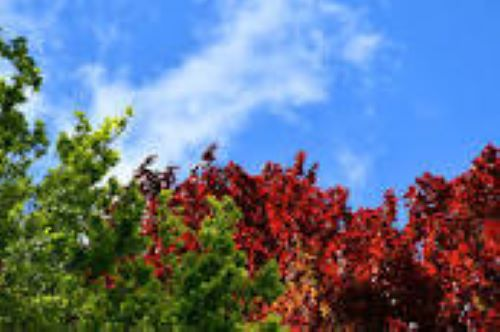
#> input picture practice/nature.jpg, 500 x 332 px
$ python channels.py
#> lines starting #> are read from the running program, lines starting #| are printed output that depends on the picture
import cv2 as cv
import numpy as np

img = cv.imread('nature.jpg')
#> img is the input picture: shape (332, 500, 3); mean B, G, R 137.6, 115.3, 100.6
blank = np.zeros(img.shape[:2],dtype='uint8')
# split color channels
b,g,r=cv.split(img)
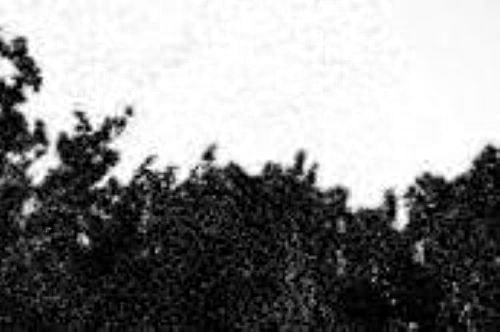
#> b: shape (332, 500); min 0, max 255, mean 137.6
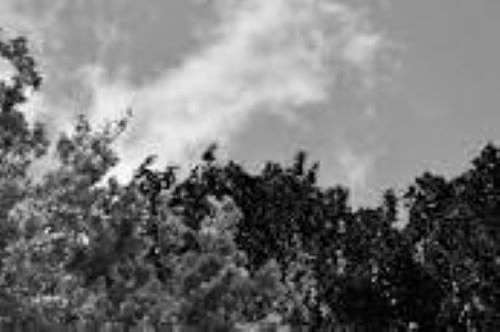
#> g: shape (332, 500); min 0, max 255, mean 115.3
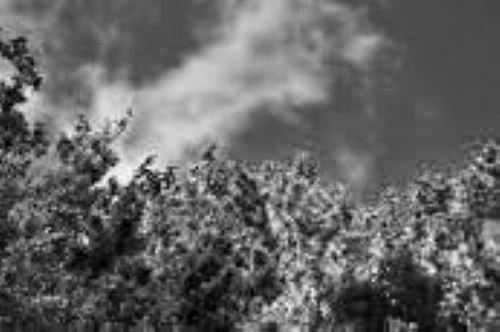
#> r: shape (332, 500); min 0, max 249, mean 100.6

blue = cv.merge([b,blank,blank])
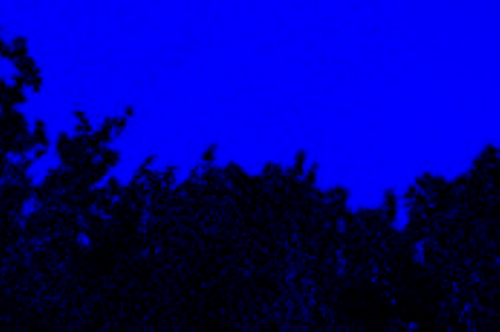
#> blue: shape (332, 500, 3); mean of channels 0, 1, 2 137.6, 0, 0; drawn as B, G, R
green = cv.merge([blank,g,blank])
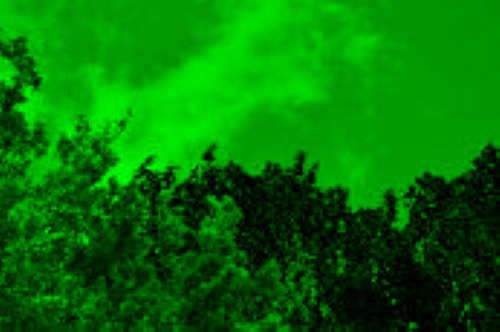
#> green: shape (332, 500, 3); mean of channels 0, 1, 2 0, 115.3, 0; drawn as B, G, R
red = cv.merge([blank,blank,r])
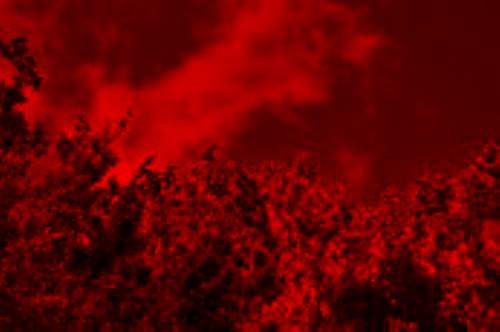
#> red: shape (332, 500, 3); mean of channels 0, 1, 2 0, 0, 100.6; drawn as B, G, R

cv.imshow('Blue',blue)
cv.imshow('Green',green)
cv.imshow('Red',red)

print(img.shape)
#| (332, 500, 3)
print(b.shape)
#| (332, 500)
print(g.shape)
#| (332, 500)
print(r.shape)
#| (332, 500)

# merge color channels
merged=cv.merge([b,g,r])
cv.imshow('Merged',merged)

cv.waitKey(0)

$ run again, with practice/cat.jpg copied over practice/nature.jpg
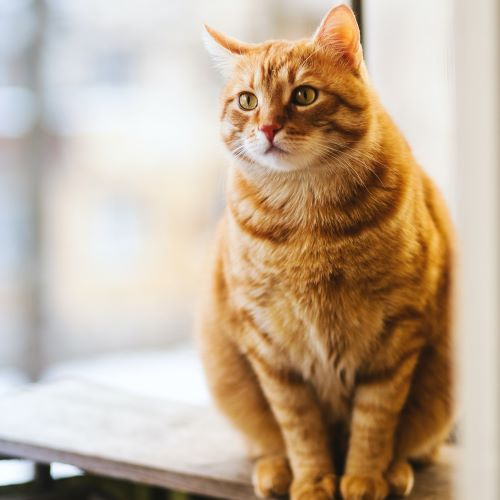
#> input picture practice/cat.jpg, 500 x 500 px
#> img is the input picture: shape (500, 500, 3); mean B, G, R 151.1, 173.1, 193.6
#> `green = cv.merge([blank,g,blank])`:
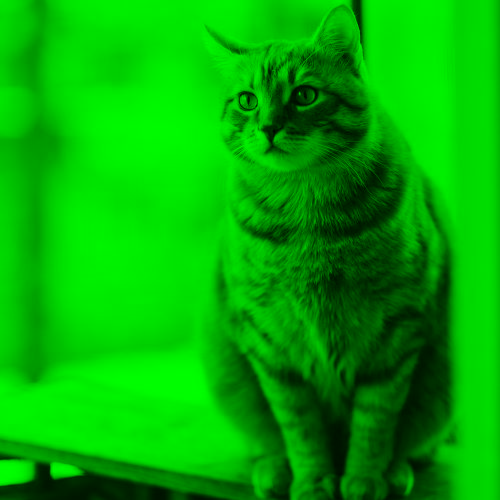
#> green: shape (500, 500, 3); mean of channels 0, 1, 2 0, 173.1, 0; drawn as B, G, R
#> `red = cv.merge([blank,blank,r])`:
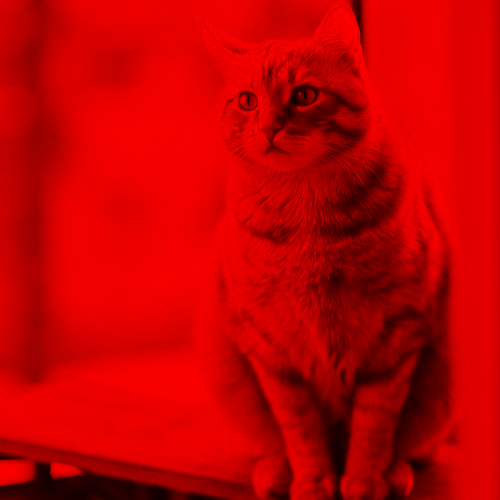
#> red: shape (500, 500, 3); mean of channels 0, 1, 2 0, 0, 193.6; drawn as B, G, R
#| (500, 500, 3)
#| (500, 500)
#| (500, 500)
#| (500, 500)

$ run again, with practice/face.jpg copied over practice/nature.jpg
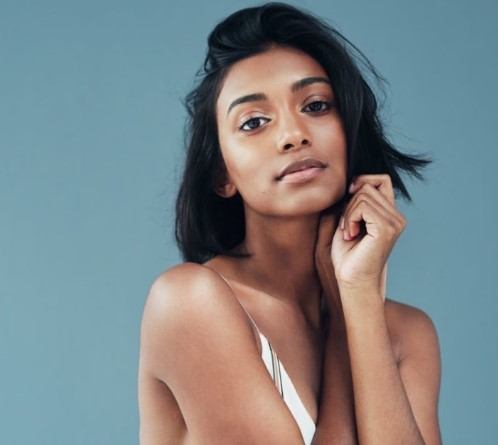
#> input picture practice/face.jpg, 498 x 445 px
#> img is the input picture: shape (445, 498, 3); mean B, G, R 135, 132.1, 123.7
#> `green = cv.merge([blank,g,blank])`:
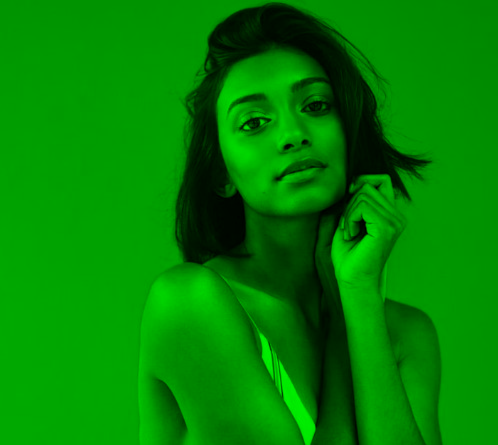
#> green: shape (445, 498, 3); mean of channels 0, 1, 2 0, 132.1, 0; drawn as B, G, R
#> `red = cv.merge([blank,blank,r])`:
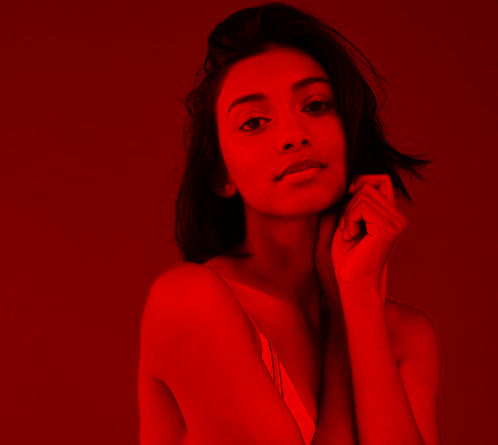
#> red: shape (445, 498, 3); mean of channels 0, 1, 2 0, 0, 123.7; drawn as B, G, R
#| (445, 498, 3)
#| (445, 498)
#| (445, 498)
#| (445, 498)
